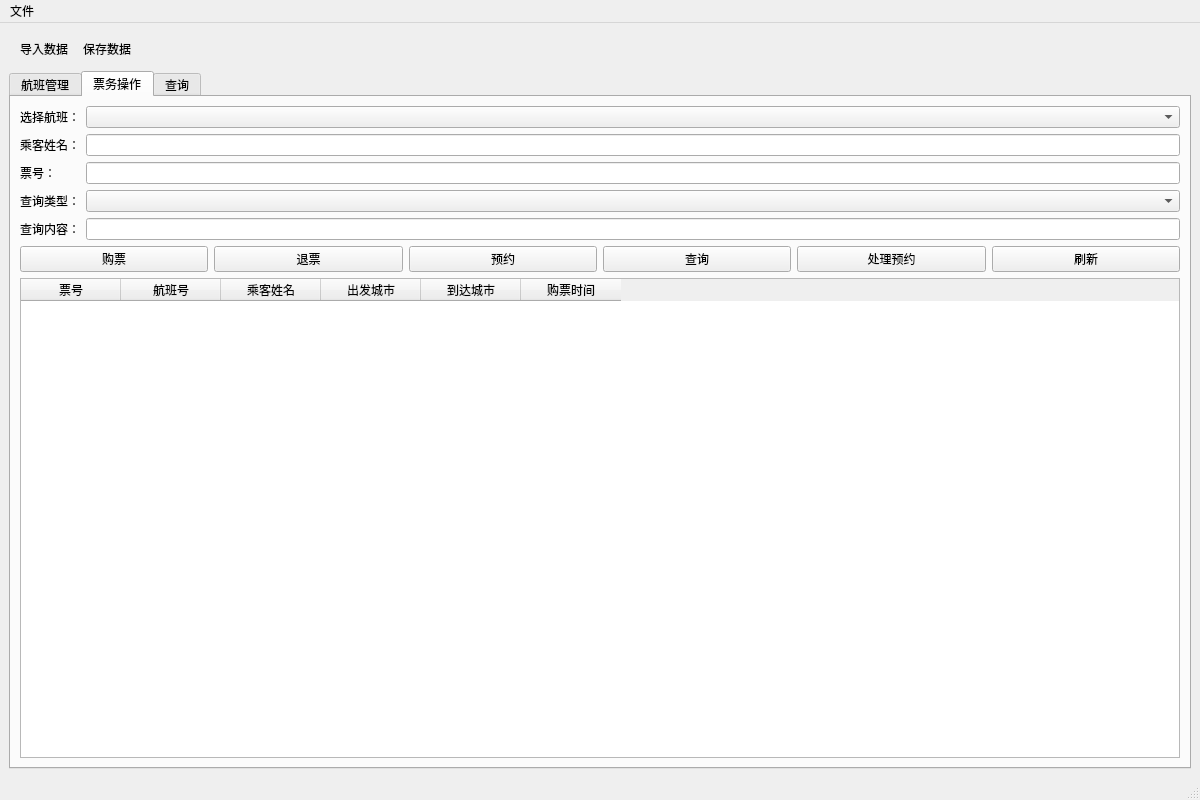
<?xml version="1.0" encoding="UTF-8"?>
<ui version="4.0">
 <class>MainWindow</class>
 <widget class="QMainWindow" name="MainWindow">
  <property name="geometry">
   <rect>
    <x>0</x>
    <y>0</y>
    <width>1200</width>
    <height>800</height>
   </rect>
  </property>
  <property name="windowTitle">
   <string>航班管理系统</string>
  </property>
  <widget class="QWidget" name="centralwidget">
   <layout class="QVBoxLayout" name="verticalLayout">
    <item>
     <widget class="QToolBar" name="toolBar">
      <property name="movable">
       <bool>false</bool>
      </property>
      <addaction name="actionImport"/>
      <addaction name="actionSave"/>
     </widget>
    </item>
    <item>
     <widget class="QTabWidget" name="tabWidget">
      <property name="currentIndex">
       <number>1</number>
      </property>
      <widget class="QWidget" name="flightManageTab">
       <attribute name="title">
        <string>航班管理</string>
       </attribute>
       <layout class="QVBoxLayout" name="verticalLayout_2">
        <item>
         <widget class="QTableWidget" name="flightTable">
          <column>
           <property name="text">
            <string>航班号</string>
           </property>
          </column>
          <column>
           <property name="text">
            <string>航空公司</string>
           </property>
          </column>
          <column>
           <property name="text">
            <string>出发城市</string>
           </property>
          </column>
          <column>
           <property name="text">
            <string>到达城市</string>
           </property>
          </column>
          <column>
           <property name="text">
            <string>出发时间</string>
           </property>
          </column>
          <column>
           <property name="text">
            <string>到达时间</string>
           </property>
          </column>
          <column>
           <property name="text">
            <string>价格</string>
           </property>
          </column>
          <column>
           <property name="text">
            <string>总座位</string>
           </property>
          </column>
          <column>
           <property name="text">
            <string>余票</string>
           </property>
          </column>
          <column>
           <property name="text">
            <string>状态</string>
           </property>
          </column>
         </widget>
        </item>
        <item>
         <layout class="QHBoxLayout" name="horizontalLayout">
          <item>
           <widget class="QPushButton" name="addFlightButton">
            <property name="text">
             <string>添加航班</string>
            </property>
           </widget>
          </item>
          <item>
           <widget class="QPushButton" name="deleteFlightButton">
            <property name="text">
             <string>删除航班</string>
            </property>
           </widget>
          </item>
          <item>
           <widget class="QPushButton" name="importButton">
            <property name="text">
             <string>导入航班</string>
            </property>
           </widget>
          </item>
          <item>
           <widget class="QPushButton" name="refreshFlightButton">
            <property name="text">
             <string>刷新</string>
            </property>
           </widget>
          </item>
          <item>
           <widget class="QPushButton" name="changeFlightStatusButton">
            <property name="text">
             <string>修改状态</string>
            </property>
           </widget>
          </item>
         </layout>
        </item>
       </layout>
      </widget>
      <widget class="QWidget" name="ticketTab">
       <attribute name="title">
        <string>票务操作</string>
       </attribute>
       <layout class="QVBoxLayout" name="verticalLayout_3">
        <item>
         <layout class="QFormLayout" name="formLayout">
          <item row="0" column="0">
           <widget class="QLabel" name="label">
            <property name="text">
             <string>选择航班：</string>
            </property>
           </widget>
          </item>
          <item row="0" column="1">
           <widget class="QComboBox" name="flightComboBox"/>
          </item>
          <item row="1" column="0">
           <widget class="QLabel" name="label_2">
            <property name="text">
             <string>乘客姓名：</string>
            </property>
           </widget>
          </item>
          <item row="1" column="1">
           <widget class="QLineEdit" name="passengerNameEdit"/>
          </item>
          <item row="2" column="0">
           <widget class="QLabel" name="label_3">
            <property name="text">
             <string>票号：</string>
            </property>
           </widget>
          </item>
          <item row="2" column="1">
           <widget class="QLineEdit" name="ticketIDEdit"/>
          </item>
          <item row="3" column="0">
           <widget class="QLabel" name="label_4">
            <property name="text">
             <string>查询类型：</string>
            </property>
           </widget>
          </item>
          <item row="3" column="1">
           <widget class="QComboBox" name="searchTypeCombo"/>
          </item>
          <item row="4" column="0">
           <widget class="QLabel" name="label_5">
            <property name="text">
             <string>查询内容：</string>
            </property>
           </widget>
          </item>
          <item row="4" column="1">
           <widget class="QLineEdit" name="searchEdit"/>
          </item>
         </layout>
        </item>
        <item>
         <layout class="QHBoxLayout" name="horizontalLayout_2">
          <item>
           <widget class="QPushButton" name="purchaseButton">
            <property name="text">
             <string>购票</string>
            </property>
           </widget>
          </item>
          <item>
           <widget class="QPushButton" name="refundButton">
            <property name="text">
             <string>退票</string>
            </property>
           </widget>
          </item>
          <item>
           <widget class="QPushButton" name="reserveButton">
            <property name="text">
             <string>预约</string>
            </property>
           </widget>
          </item>
          <item>
           <widget class="QPushButton" name="searchButton">
            <property name="text">
             <string>查询</string>
            </property>
           </widget>
          </item>
          <item>
           <widget class="QPushButton" name="processReserveButton">
            <property name="text">
             <string>处理预约</string>
            </property>
           </widget>
          </item>
          <item>
           <widget class="QPushButton" name="refreshTicketButton">
            <property name="text">
             <string>刷新</string>
            </property>
           </widget>
          </item>
         </layout>
        </item>
        <item>
         <widget class="QTableWidget" name="ticketTable">
          <property name="columnCount">
           <number>6</number>
          </property>
          <column>
           <property name="text">
            <string>票号</string>
           </property>
          </column>
          <column>
           <property name="text">
            <string>航班号</string>
           </property>
          </column>
          <column>
           <property name="text">
            <string>乘客姓名</string>
           </property>
          </column>
          <column>
           <property name="text">
            <string>出发城市</string>
           </property>
          </column>
          <column>
           <property name="text">
            <string>到达城市</string>
           </property>
          </column>
          <column>
           <property name="text">
            <string>购票时间</string>
           </property>
          </column>
         </widget>
        </item>
       </layout>
      </widget>
      <widget class="QWidget" name="searchTab">
       <attribute name="title">
        <string>查询</string>
       </attribute>
       <layout class="QVBoxLayout" name="verticalLayout_4">
        <item>
         <layout class="QFormLayout" name="formLayout_2">
          <item row="0" column="0">
           <widget class="QLabel" name="label_3">
            <property name="text">
             <string>出发城市：</string>
            </property>
           </widget>
          </item>
          <item row="0" column="1">
           <widget class="QComboBox" name="fromCityCombo"/>
          </item>
          <item row="1" column="0">
           <widget class="QLabel" name="label_4">
            <property name="text">
             <string>到达城市：</string>
            </property>
           </widget>
          </item>
          <item row="1" column="1">
           <widget class="QComboBox" name="toCityCombo"/>
          </item>
          <item row="2" column="0">
           <widget class="QLabel" name="label_5">
            <property name="text">
             <string>开始时间：</string>
            </property>
           </widget>
          </item>
          <item row="2" column="1">
           <widget class="QDateTimeEdit" name="startDateEdit">
            <property name="date">
             <date>
              <year>2025</year>
              <month>1</month>
              <day>1</day>
             </date>
            </property>
            <property name="calendarPopup">
             <bool>true</bool>
            </property>
           </widget>
          </item>
          <item row="3" column="0">
           <widget class="QLabel" name="label_6">
            <property name="text">
             <string>结束时间：</string>
            </property>
           </widget>
          </item>
          <item row="3" column="1">
           <widget class="QDateTimeEdit" name="endDateEdit">
            <property name="date">
             <date>
              <year>2025</year>
              <month>1</month>
              <day>1</day>
             </date>
            </property>
            <property name="calendarPopup">
             <bool>true</bool>
            </property>
           </widget>
          </item>
         </layout>
        </item>
        <item>
         <widget class="QPushButton" name="searchButton1">
          <property name="text">
           <string>查询</string>
          </property>
         </widget>
        </item>
        <item>
         <widget class="QTableWidget" name="resultTable">
          <column>
           <property name="text">
            <string>航班号</string>
           </property>
          </column>
          <column>
           <property name="text">
            <string>航空公司</string>
           </property>
          </column>
          <column>
           <property name="text">
            <string>出发城市</string>
           </property>
          </column>
          <column>
           <property name="text">
            <string>到达城市</string>
           </property>
          </column>
          <column>
           <property name="text">
            <string>出发时间</string>
           </property>
          </column>
          <column>
           <property name="text">
            <string>到达时间</string>
           </property>
          </column>
          <column>
           <property name="text">
            <string>价格</string>
           </property>
          </column>
          <column>
           <property name="text">
            <string>总座位</string>
           </property>
          </column>
          <column>
           <property name="text">
            <string>余票</string>
           </property>
          </column>
          <column>
           <property name="text">
            <string>状态</string>
           </property>
          </column>
         </widget>
        </item>
        <item>
         <layout class="QHBoxLayout" name="horizontalLayout_3">
          <item>
           <widget class="QPushButton" name="sortByPriceButton">
            <property name="text">
             <string>按价格排序</string>
            </property>
           </widget>
          </item>
          <item>
           <widget class="QPushButton" name="sortByTimeButton">
            <property name="text">
             <string>按时间排序</string>
            </property>
           </widget>
          </item>
          <item>
           <widget class="QPushButton" name="refreshSearchButton">
            <property name="text">
             <string>刷新</string>
            </property>
           </widget>
          </item>
         </layout>
        </item>
       </layout>
      </widget>
     </widget>
    </item>
   </layout>
  </widget>
  <widget class="QMenuBar" name="menubar">
   <property name="geometry">
    <rect>
     <x>0</x>
     <y>0</y>
     <width>1200</width>
     <height>18</height>
    </rect>
   </property>
   <widget class="QMenu" name="menuFile">
    <property name="title">
     <string>文件</string>
    </property>
    <addaction name="actionImport"/>
    <addaction name="actionSave"/>
   </widget>
   <addaction name="menuFile"/>
  </widget>
  <widget class="QStatusBar" name="statusbar"/>
  <action name="actionImport">
   <property name="text">
    <string>导入数据</string>
   </property>
  </action>
  <action name="actionSave">
   <property name="text">
    <string>保存数据</string>
   </property>
  </action>
 </widget>
 <resources/>
 <connections/>
</ui>
